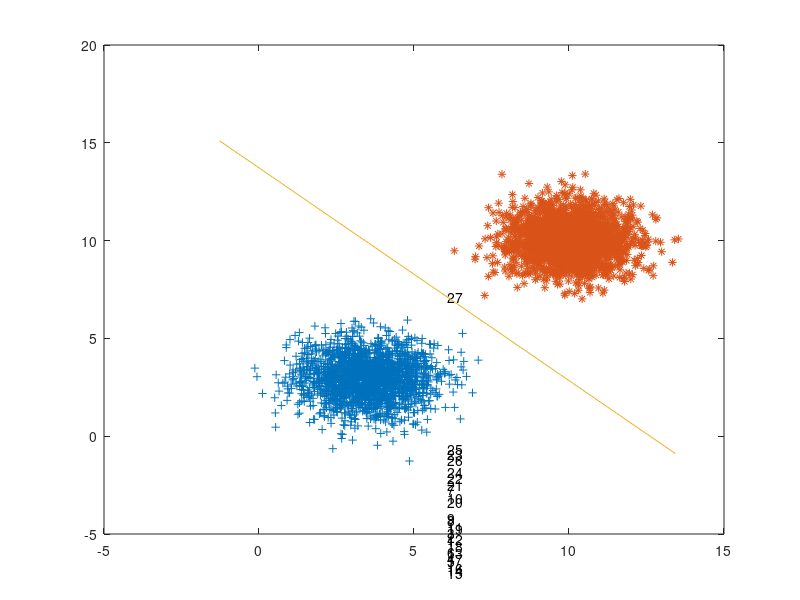

Reproduce this figure in MATLAB.
clc;clear;close all;
%% data
% T = {(x_0,y_0),(x_1,y_1),...,(x_n,y_n)}
% vector default as column
% data = [
%   3 3 +1;
%   4 3 +1;
%   1 1 -1  
% ];
% x = data(:,1:(end-1))';
% 
% y = data(:,end)';
% x = [3 3;
%     4 3;
%     1 1]'
% 
% y = [+1;
%     +1;
%     -1]'
MU1 = [3 3];
MU2 = [4 3];
MU3 = [10 10];
SIGMA1 = [1 0;0 1];
SIGMA2 = [1 0;0 1];
SIGMA3 = [1 0;0 1];
X = [mvnrnd(MU1, SIGMA1, 1000);mvnrnd(MU2, SIGMA2, 1000)];
Y = [mvnrnd(MU3, SIGMA1, 1000);mvnrnd(MU3, SIGMA2, 1000)];
plot(X(:,1),X(:,2),'*');
hold on;
plot(Y(:,1),Y(:,2),'+');hold off;
text(3,3,'1');
text(4,3,'2');
text(10,10,'3');

x = [X;Y]';

y =  [ones(1,length(X)) -ones(1,length(Y))];


% init x
x_i = x(:,1);
y_i = y(:,1);
%xbar = [x_i' 1]';
 plot(x(1,(y==1)),x(2,(y==1)),'+');hold on;plot(x(1,(y==-1)),x(2,(y==-1)),'*');hold off;
% ==================
assert(length(x) == length(y))
dim = size(x);
x_dim = dim(2);
%% hypothesis
% init w_0 b_0
init_w = [0;0];
init_b = 0;
w = init_w;
b = init_b;
%wbar = [init_w' init_b]';
% f(x) = sign(w*conj(x) + b)
f1 = @(wbar,xbar)(sign(conj(w)*x_i+b)) %f = @(wbar,xbar)(sign(conj(wbar)*xbar))
f2 = @(w,b,x,y)(y*(w'*x+b));
% cost function
   %L = @(wbar,xbar)()

%% min L(wbar)
k = 1; % loop contral
alpha = 1; % learning rate
while 1
	L = 0;
	
	for i = 1:length(x)
		tmp = y(i)*(w'*x(:,i)+b);        
		if  tmp <= 0 
			% update
			w = w + alpha*y(i)*x(:,i);
			b = b + alpha*y(i);
			% cost 			
			L = L + tmp;
		end
	end		
	if L == 0
		break;
    end
    hold on;
    p_range =[min(x(:)):0.1:max(x(:))];
    line  = @(x,k,b)(-x.*k-b);
    line_gen2k = @(x,A,B,C)(-x.*A/B-C/B);
    %plot(p_range,line(p_range,w(1)/w(2),b/w(2)));
    text(mean(p_range),line(mean(p_range),w(1)/w(2),b/w(2)),int2str(k))
    hold off;
    %pause;
	k = k + 1	
end
clc;
k
w
b
hold on
plot(p_range,line(p_range,w(1)/w(2),b/w(2)));